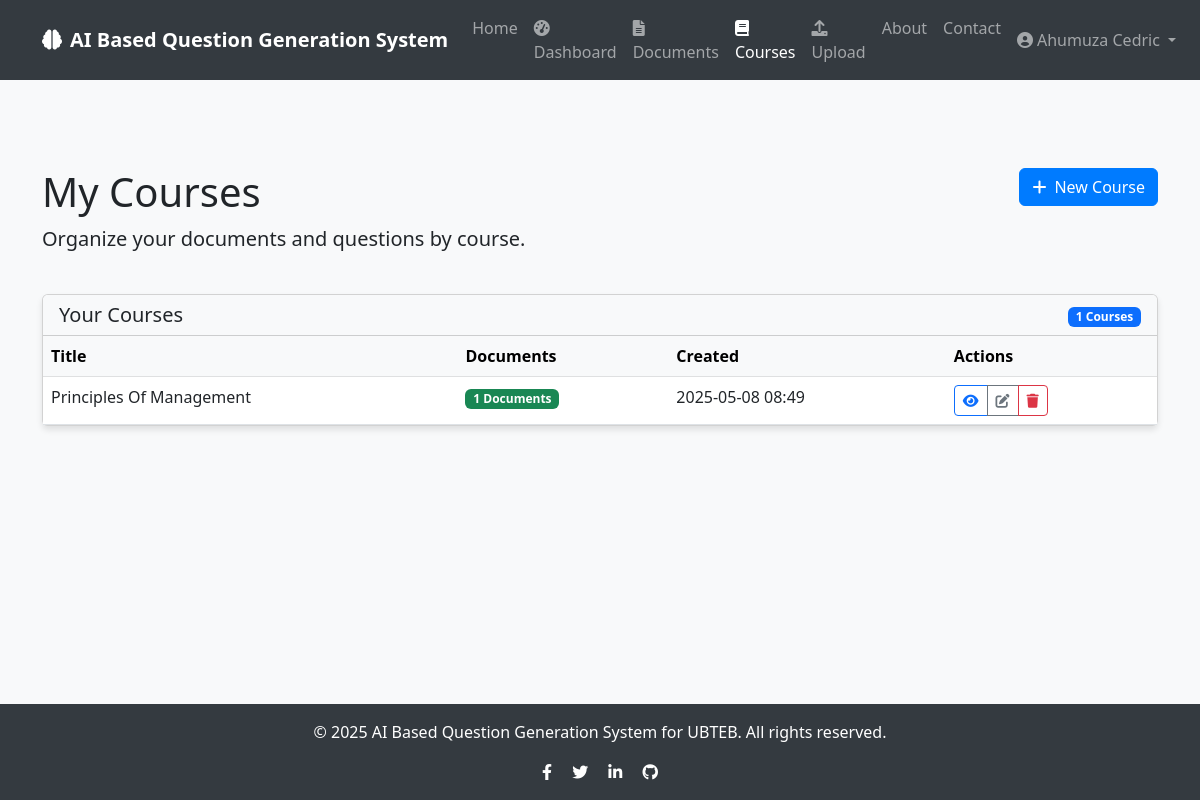
The app's page /courses (signed in), older data.
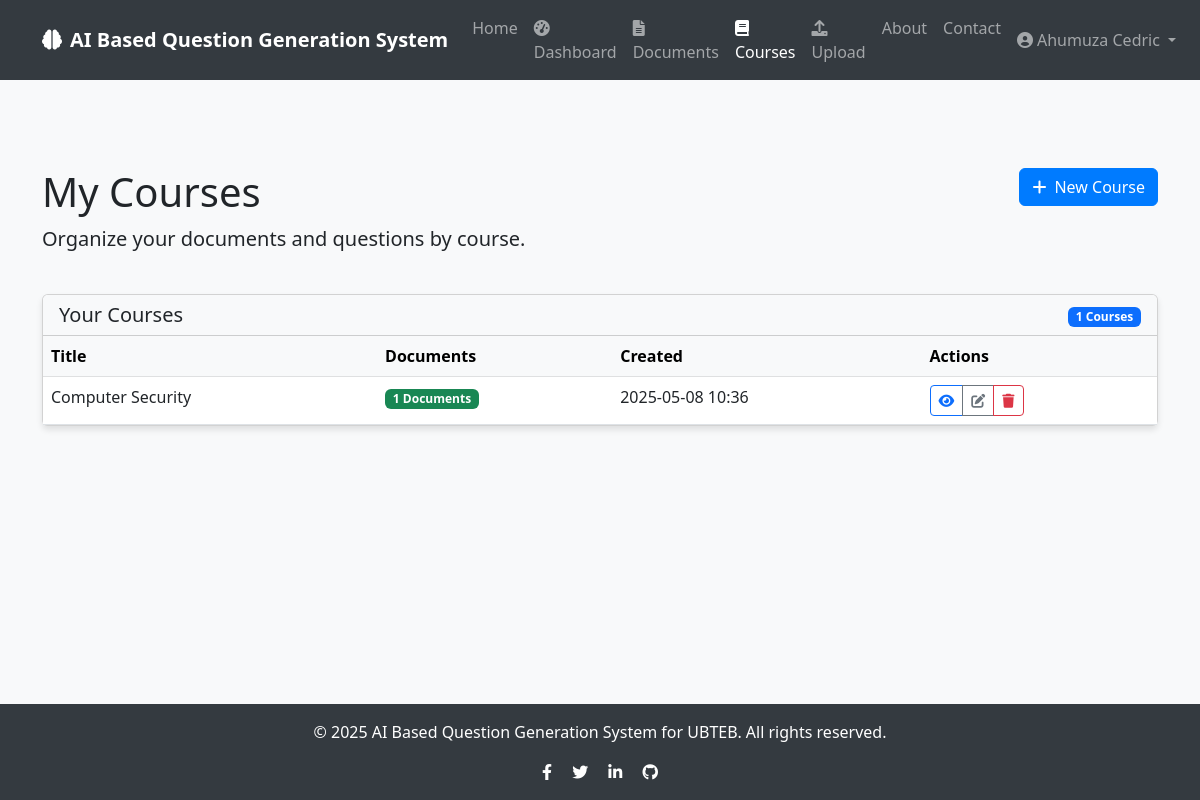
The same page, newer data.
### app/models/user.py (models this page shows, shortened)
class User(db.Model, UserMixin):
    id = db.Column(db.Integer, primary_key=True)
    username = db.Column(db.String(50), unique=True, nullable=False)
    email = db.Column(db.String(120), unique=True, nullable=False)
    password = db.Column(db.String(60), nullable=False)
    created_at = db.Column(db.DateTime, default=datetime.utcnow)
    documents = db.relationship('Document', backref='author', lazy=True, cascade="all, delete-orphan")
    questions = db.relationship('Question', backref='author', lazy=True, cascade="all, delete-orphan")
    courses = db.relationship('Course', backref='author', lazy=True, cascade="all, delete-orphan")

### app/models/course.py (models this page shows, shortened)
class Course(db.Model):
    id = db.Column(db.Integer, primary_key=True)
    title = db.Column(db.String(100), nullable=False)
    description = db.Column(db.Text, nullable=True)
    created_at = db.Column(db.DateTime, default=datetime.utcnow)
    user_id = db.Column(db.Integer, db.ForeignKey('user.id'), nullable=False)
    documents = db.relationship('Document', backref='course', lazy=True, cascade="all, delete-orphan")

### app/routes/courses.py (the view)
@courses.route('/courses')
@login_required
def list_courses():
    user_courses = Course.query.filter_by(user_id=current_user.id).all()
    return render_template('courses/courses.html', courses=user_courses)

### app/models/user.py (called while the page is built)
@login_manager.user_loader
def load_user(user_id):
    return User.query.get(int(user_id))

### app/templates/courses/courses.html (shortened to what this page needs)
{% extends "base.html" %}
{% block content %}
<div class="container py-5">
    <div class="row mb-4">
        <div class="col-md-8">
            <h1>My Courses</h1>
            <p class="lead">Organize your documents and questions by course.</p>
        </div>
        <div class="col-md-4 text-end">
            <a href="{{ url_for('courses.create_course') }}" class="btn btn-primary">
                <i class="fas fa-plus me-2"></i>New Course
            </a>
        </div>
    </div>
    {% if courses %}
        <div class="row">
            <div class="col-md-12">
                <div class="card">
                    <div class="card-header bg-light">
                        <div class="row align-items-center">
                            <div class="col">
                                <h5 class="mb-0">Your Courses</h5>
                            </div>
                            <div class="col-auto">
                                <span class="badge bg-primary">{{ courses|length }} Courses</span>
                            </div>
                        </div>
                    </div>
                    <div class="card-body p-0">
                        <div class="table-responsive">
                            <table class="table table-hover mb-0">
                                <thead class="table-light">
                                    <tr>
                                        <th>Title</th>
                                        <th>Documents</th>
                                        <th>Created</th>
                                        <th>Actions</th>
                                    </tr>
                                </thead>
                                <tbody>
                                    {% for course in courses|sort(attribute='created_at', reverse=True) %}
                                        <tr>
                                            <td>{{ course.title }}</td>
                                            <td>
                                                {% if course.documents|length > 0 %}
                                                    <span class="badge bg-success">{{ course.documents|length }} Documents</span>
                                                {% else %}
                                                    <span class="badge bg-secondary">No Documents</span>
                                                {% endif %}
                                            </td>
                                            <td>{{ course.created_at.strftime('%Y-%m-%d %H:%M') }}</td>
                                            <td>
                                                <div class="btn-group" role="group">
                                                    <a href="{{ url_for('courses.view_course', course_id=course.id) }}"
                                                       class="btn btn-sm btn-outline-primary"
                                                       title="View Course">
                                                        <i class="fas fa-eye"></i>
                                                    </a>
                                                    <a href="{{ url_for('courses.edit_course', course_id=course.id) }}"
                                                       class="btn btn-sm btn-outline-secondary"
                                                       title="Edit Course">
                                                        <i class="fas fa-edit"></i>
                                                    </a>
                                                    <button type="button"
                                                            class="btn btn-sm btn-outline-danger delete-course-btn"
                                                            data-course-id="{{ course.id }}"
                                                            data-course-title="{{ course.title }}"
                                                            title="Delete Course">
                                                        <i class="fas fa-trash"></i>
                                                    </button>
                                                </div>
                                            </td>
                                        </tr>
                                    {% endfor %}
                                </tbody>
                            </table>
                        </div>
                    </div>
                </div>
            </div>
        </div>
    {% endif %}
</div>
{% endblock %}

### app/templates/base.html (shortened to what this page needs)
<!DOCTYPE html>
<html lang="en">
<head>
    <link href="https://cdn.jsdelivr.net/npm/bootstrap@5.3.0/dist/css/bootstrap.min.css" rel="stylesheet">
    <link rel="stylesheet" href="https://cdnjs.cloudflare.com/ajax/libs/font-awesome/6.0.0/css/all.min.css">
</head>
<body>
    <nav class="navbar navbar-expand-lg navbar-dark mb-4">
        <div class="container">
            <a class="navbar-brand" href="{{ url_for('main.index') }}">
                <i class="fas fa-brain me-2"></i>AI Based Question Generation System
            </a>
            <div class="collapse navbar-collapse" id="navbarNav">
                <ul class="navbar-nav me-auto">
                    <li class="nav-item">
                        <a class="nav-link" href="{{ url_for('main.index') }}">Home</a>
                    </li>
                    {% if current_user.is_authenticated %}
                    <li class="nav-item">
                        <a class="nav-link {% if request.endpoint == 'main.dashboard' %}active{% endif %}"
                           href="{{ url_for('main.dashboard') }}">
                            <i class="fas fa-tachometer-alt me-1"></i>Dashboard
                        </a>
                    </li>
                    <li class="nav-item">
                        <a class="nav-link {% if request.endpoint.startswith('questions.list_documents') %}active{% endif %}"
                           href="{{ url_for('questions.list_documents') }}">
                            <i class="fas fa-file-alt me-1"></i>Documents
                        </a>
                    </li>
                    <li class="nav-item">
                        <a class="nav-link {% if request.endpoint.startswith('courses.') %}active{% endif %}"
                           href="{{ url_for('courses.list_courses') }}">
                            <i class="fas fa-book me-1"></i>Courses
                        </a>
                    </li>
                    <li class="nav-item">
                        <a class="nav-link {% if request.endpoint == 'questions.upload_document' %}active{% endif %}"
                           href="{{ url_for('questions.upload_document') }}">
                            <i class="fas fa-upload me-1"></i>Upload
                        </a>
                    </li>
                    {% endif %}
                    <li class="nav-item">
                        <a class="nav-link" href="{{ url_for('main.about') }}">About</a>
                    </li>
                    <li class="nav-item">
                        <a class="nav-link" href="{{ url_for('main.contact') }}">Contact</a>
                    </li>
                </ul>
                <ul class="navbar-nav">
                    {% if current_user.is_authenticated %}
                    <li class="nav-item dropdown">
                        <a class="nav-link dropdown-toggle" href="#" id="navbarDropdown" role="button" data-bs-toggle="dropdown" aria-expanded="false">
                            <i class="fas fa-user-circle me-1"></i>{{ current_user.username }}
                        </a>
                    </li>
                    {% endif %}
                </ul>
            </div>
        </div>
    </nav>
    <div class="content">
        {% block content %}{% endblock %}
    </div>
    <footer class="footer text-center">
        <div class="container">
            <div class="row">
                <div class="col-md-12">
                    <p>&copy; 2025 AI Based Question Generation System for UBTEB. All rights reserved.</p>
                    <div class="social-icons">
                        <a href="#" class="text-white me-3"><i class="fab fa-facebook-f"></i></a>
                        <a href="#" class="text-white me-3"><i class="fab fa-twitter"></i></a>
                        <a href="#" class="text-white me-3"><i class="fab fa-linkedin-in"></i></a>
                        <a href="#" class="text-white"><i class="fab fa-github"></i></a>
                    </div>
                </div>
            </div>
        </div>
    </footer>
</body>
</html>

### app/templates/base.html (style rules this page uses)
body { min-height: 100vh; display: flex; flex-direction: column; background-color: #f8f9fa; }
.content { flex: 1; }
.navbar { background-color: #343a40; }
.navbar-brand { font-weight: bold; color: #ffffff; }
.footer { background-color: #343a40; color: #ffffff; padding: 1rem 0; margin-top: 2rem; }
.card { box-shadow: 0 4px 6px rgba(0, 0, 0, 0.1); transition: all 0.3s ease; }
.btn-primary { background-color: #007bff; border-color: #007bff; }

Row changes from the older to the newer data that the page shows:
removed Course: title "Principles Of Management", documents|length "1", created_at "2025-05-08 08:49"
added Course: title "Computer Security", documents|length "1", created_at "2025-05-08 10:36"
